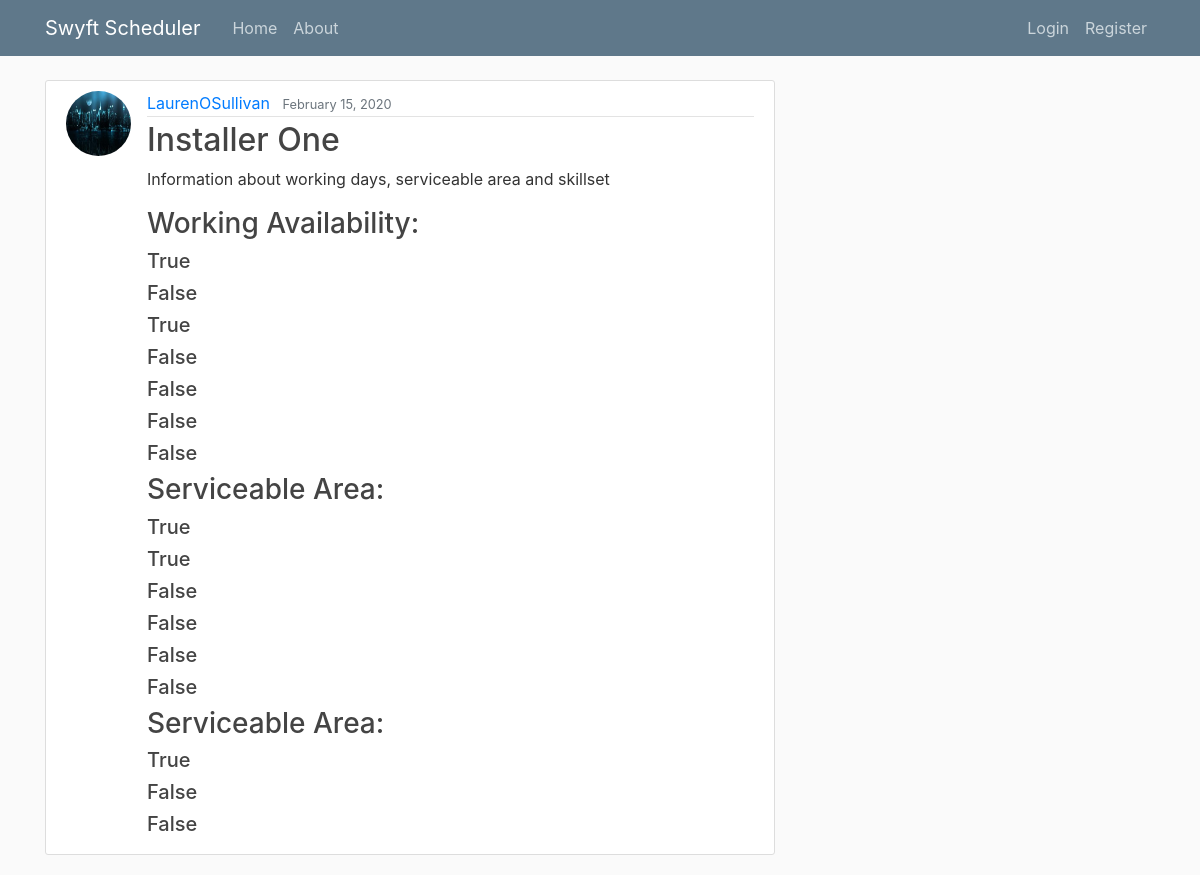
Screenshot of /post/11/ with the database file from the repository.
### blog/models.py (models this page shows, shortened)
class Post(models.Model):
    title = models.CharField(max_length=100)
    content = models.TextField()
    monday = models.BooleanField(default=False)
    tuesday = models.BooleanField(default=False)
    wednesday = models.BooleanField(default=False)
    thursday = models.BooleanField(default=False)
    friday = models.BooleanField(default=False)
    saturday = models.BooleanField(default=False)
    sunday = models.BooleanField(default=False)
    cork        = models.BooleanField(default=False)
    kerry       = models.BooleanField(default=False)
    dublin      = models.BooleanField(default=False)
    limerick    = models.BooleanField(default=False)
    meath       = models.BooleanField(default=False)
    waterford   = models.BooleanField(default=False)
    boiler_installations                     = models.BooleanField(default=False)
    heating_control_installations            = models.BooleanField(default=False)
    boiler_and_heating_control_installations = models.BooleanField(default=False)
    date_posted = models.DateTimeField(default=timezone.now)
    author = models.ForeignKey(User, on_delete=models.CASCADE)

### users/models.py (models this page shows, shortened)
class Profile(models.Model):
    user = models.OneToOneField(User, on_delete=models.CASCADE)
    image = models.ImageField(default='default.jpg', upload_to='profile_pics')

### blog/views.py (the view)
# urls.py: path('post/<int:pk>/', PostDetailView.as_view(), name='post-detail'), #https://www.youtube.com/watch?v=-s7e_Fy6NRU&list=PL-osiE80TeTtoQCKZ03TU5fNfx2UY6U4p&index=10
class PostDetailView(DetailView):
    model = Post

### blog/templates/blog/post_detail.html (shortened to what this page needs)
{% extends "blog/base.html" %}
    {% block content %}
    <article class="media content-section">
        <img class="rounded-circle article-img" src="{{ object.author.profile.image.url }}">
        <div class="media-body">
                <div class="article-metadata">
                <a class="mr-2" href="#">{{ object.author }}</a>
                <small class="text-muted">{{ object.date_posted|date:"F d, Y" }}</small>
                </div>
                <h2 class="article-title">{{ object.title }}</h2>
                <p class="article-content">{{ object.content }}</p>
                <h3>Working Availability:</h3>
                <h5 class="article-monday">{{ object.monday }}</h4>
                <h5 class="article-tuesday">{{ object.tuesday }}</h4>
                <h5 class="article-wednesday">{{ object.wednesday }}</h4>
                <h5 class="article-thursday">{{ object.thursday }}</h4>
                <h5 class="article-friday">{{ object.friday }}</h4>
                <h5 class="article-saturday">{{ object.saturday }}</h4>
                <h5 class="article-sunday">{{ object.sunday }}</h4>
                <h3>Serviceable Area:</h3>
                <h5 class="article-cork">{{ object.cork }}</h4>
                <h5 class="article-kerry">{{ object.kerry }}</h4>
                <h5 class="article-dublin">{{ object.dublin }}</h4>
                <h5 class="article-limerick">{{ object.limerick }}</h4>
                <h5 class="article-meath">{{ object.meath }}</h4>
                <h5 class="article-waterford">{{ object.waterford }}</h4>
                <h3>Serviceable Area:</h3>
                <h5 class="article-boiler_installations">{{ object.boiler_installations }}</h4>
                <h5 class="article-heating_control_installations">{{ object.heating_control_installations }}</h4>
                <h5 class="article-boiler_and_heating_control_installations">{{ object.boiler_and_heating_control_installations }}</h4>
        </div>
    </article>
{% endblock content %}

### blog/static/blog/main.css (style rules this page uses)
body { background: #fafafa; color: #333333; margin-top: 5rem; }
h1, h2, h3, h4, h5, h6 { color: #444444; }
.content-section { background: #ffffff; padding: 10px 20px; border: 1px solid #dddddd; border-radius: 3px; margin-bottom: 20px; }
.article-title { color: #444444; }
.article-content { white-space: pre-line; }
.article-img { height: 65px; width: 65px; margin-right: 16px; }
.article-metadata { padding-bottom: 1px; margin-bottom: 4px; border-bottom: 1px solid #e3e3e3 }

### rows the page displays
Post: author.profile.image (picture), author "LaurenOSullivan", date_posted "February 15, 2020", title "Installer One", content "Information about working days, serviceable area and skillset", monday "True", tuesday "False", wednesday "True", thursday "False", friday "False", saturday "False", sunday "False", cork "True", kerry "True", dublin "False", limerick "False", meath "False", waterford "False", boiler_installations "True", heating_control_installations "False", boiler_and_heating_control_installations "False"
